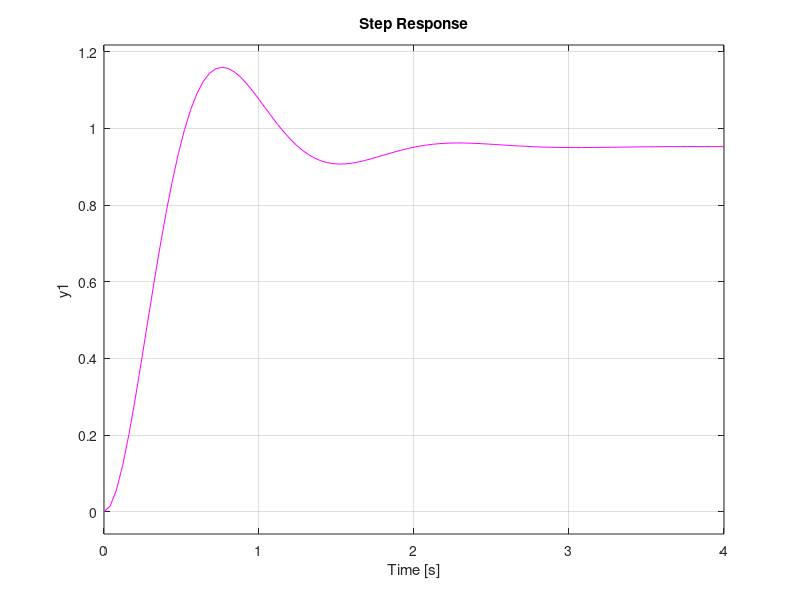
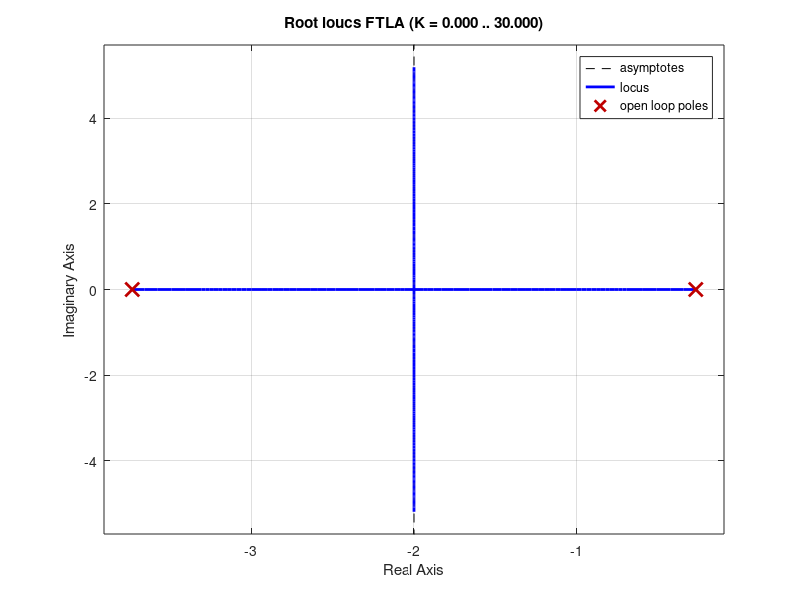

Recreate these plots in MATLAB, in order.
%%Ejercicio 19 (BE2)
hold on;
t = (0:0.1:10)';
unitstep = t >= 0;
plot(t, unitstep, '-b')     %-b es un color

k = 1;
num = [k];
den = [1 4 1];
FTLA = tf(num, den);
FTLC = feedback (FTLA, 1);  %pone el lazo abierto y la retroalimentacion (1) para no hacer todo de nuevo
step(FTLC, '-r');   %-r es un color

k = 3;
num = [k];
den = [1 4 (1+k)];
FTG1 = tf(num, den)
step(FTG1, '-y'); 

k = 4;
num = [k];
den = [1 4 (1+k)];
FTG2 = tf(num, den)
step(FTG2, '-c'); 

k = 8;
num = [k];
den = [1 4 (1+k)];
FTG3 = tf(num, den)
step(FTG3, '-k'); 

k = 20;
num = [k];
den = [1 4 (1+k)];
FTG4 = tf(num, den)
step(FTG4, '-m'); 

figure(2)
rlocus(FTLA);   %el LG siempre va a ser FTLA
%Grafica los 2 polos -2-raiz3 y -2+raiz3
